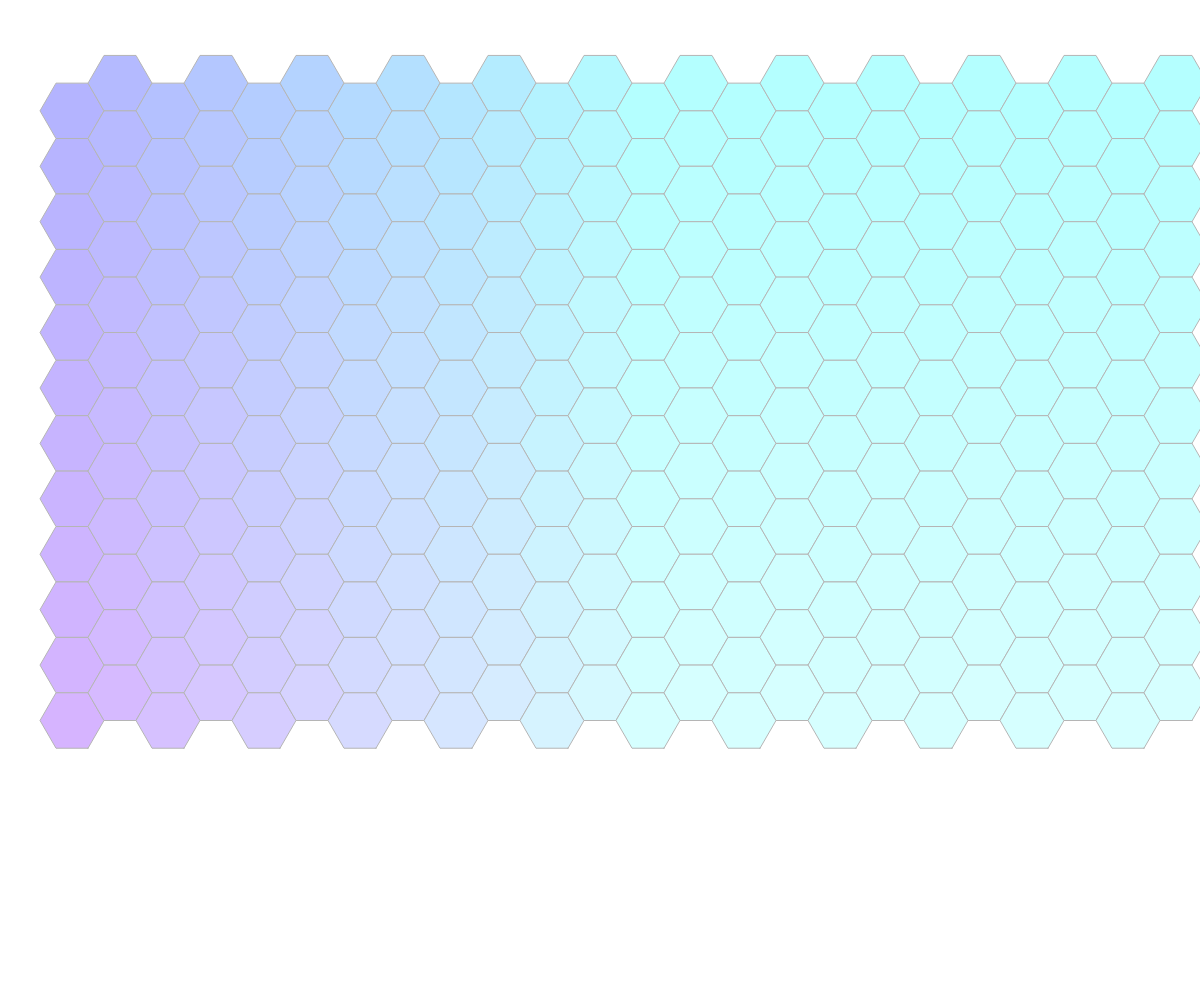
Frame 1 (no input)
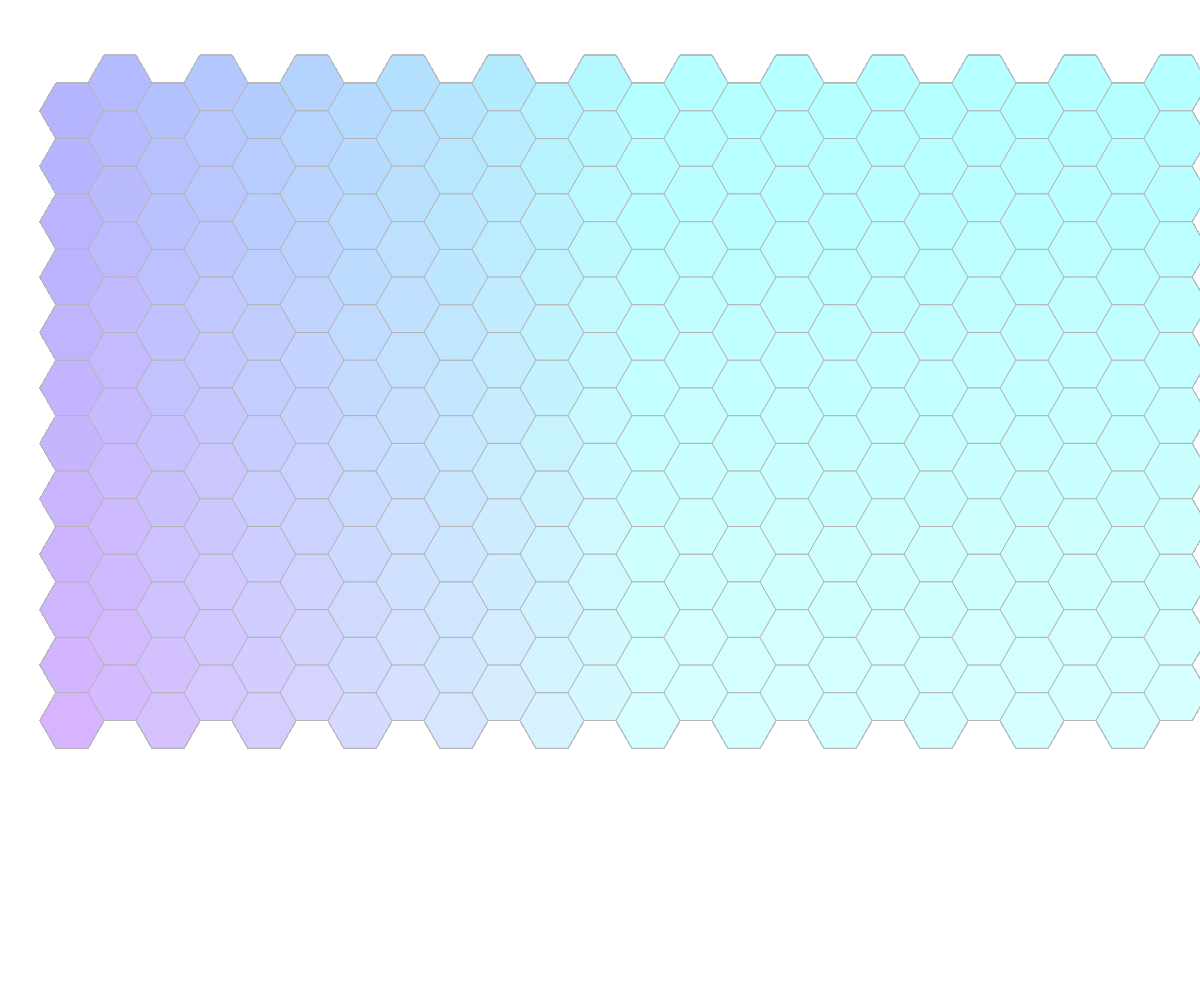
Frame 60 (no input)
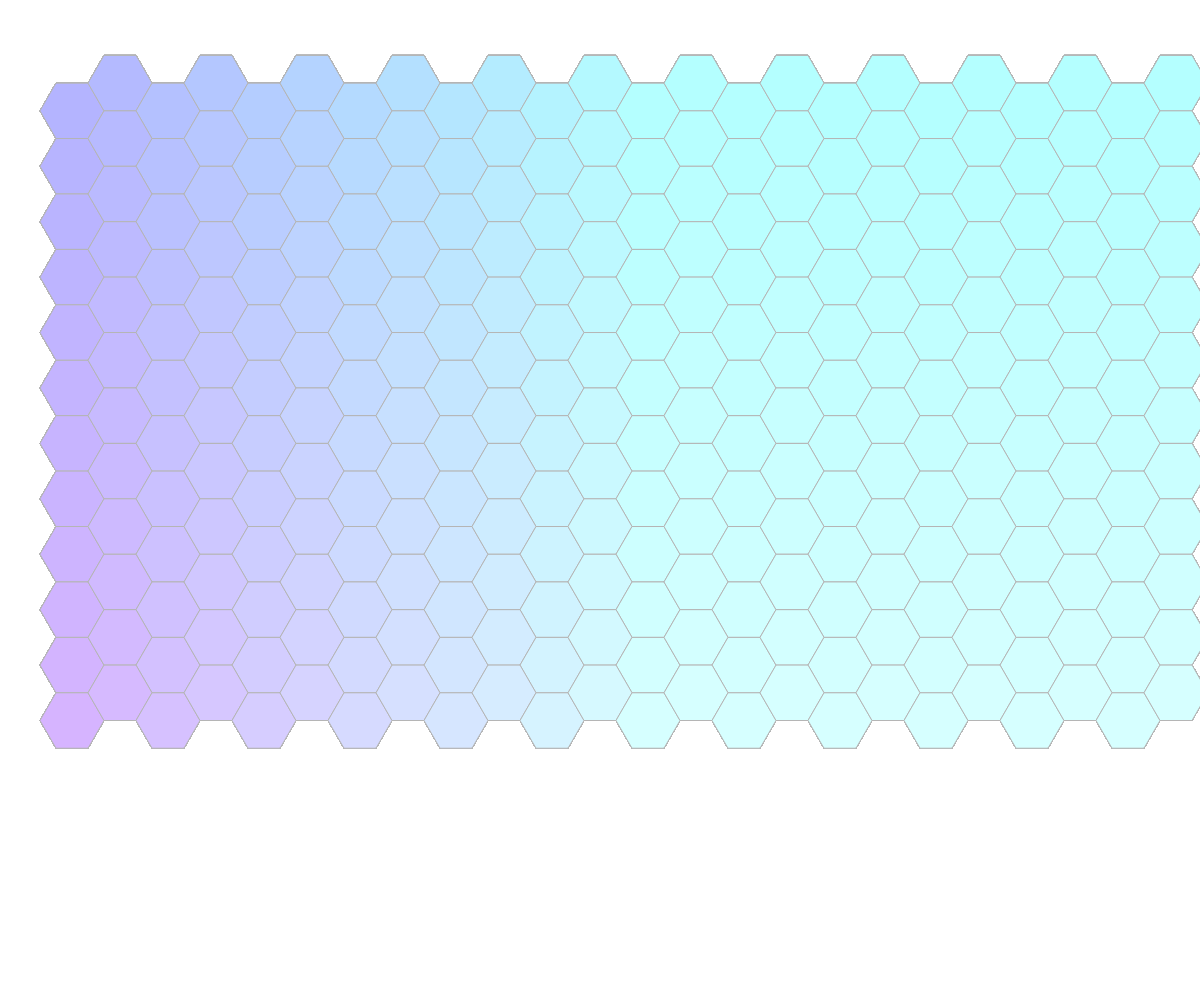
Frame 120 (the mouse pressed at the canvas centre since frame 60)

The p5.js sketch that drew these frames (run headless with seeded random() and noise() and a simulated clock; from frame 60 on, the mouse is pressed at the canvas centre):

// p5.js sketch
// ── sketch.js

const canvasWidth  = window.innerWidth 
const canvasHeight = window.innerHeight-5 
let gridWidth = 24,
    gridHeight = 12
function setup() {
  createCanvas(canvasWidth,canvasHeight);
}

var hex = function (x,y){
  this.hexRadius = 32
  this.centerX = this.hexRadius*2*0.75*(1.5+x)
  this.centerY = this.hexRadius*2*0.866*(1.5+y+0.5*((x+1)%2))
  this.draw = function (i,j){
    //console.log(`drawing ${x},${y}`)
    strokeWeight(1)
    stroke(181)
    fill(color(i/gridWidth*75+180,j/gridHeight*75+180,255))
    //rect(this.centerX,this.centerY,this.hexRadius,this.hexRadius)
    beginShape()
    vertex(this.centerX+0.5*this.hexRadius,   this.centerY+0.866*this.hexRadius)
    vertex(this.centerX-0.5*this.hexRadius,   this.centerY+0.866*this.hexRadius)
    vertex(this.centerX-1*  this.hexRadius,   this.centerY)
    vertex(this.centerX-0.5*this.hexRadius,   this.centerY-0.866*this.hexRadius)
    vertex(this.centerX+0.5*this.hexRadius,   this.centerY-0.866*this.hexRadius)
    vertex(this.centerX+1*  this.hexRadius,   this.centerY)
    endShape(CLOSE)
  }
}
var hexGrid = []
for (var i = 0; i < gridHeight; i++){
  hexGrid[i] = []
  for (var j = 0; j < gridWidth; j++){
    hexGrid[i][j] = new hex(j,i)
  }
}

function draw() {
  for (let i in hexGrid){
    for (let j in hexGrid[i]){
      hexGrid[i][j].draw(i,j)
    }
  }
}
